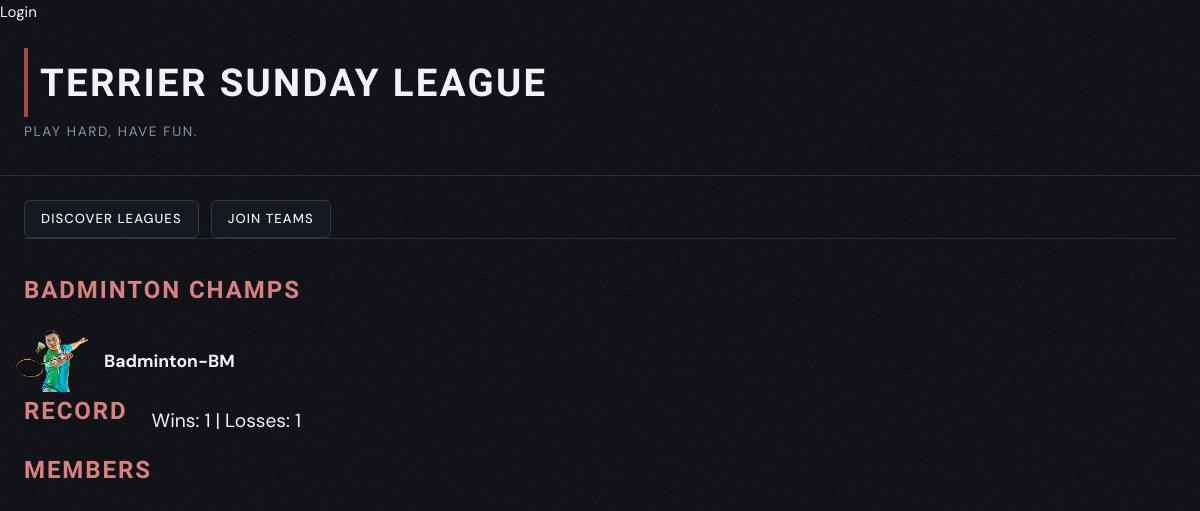
The app's page /sundayleague/team/6 with its own data.
### SundayLeague/models.py (models this page shows, shortened)
class Team(models.Model):
  team_admin = models.ForeignKey(User, on_delete=models.CASCADE) # Controls team settings and can add new members
  name = models.TextField()
  league = models.ForeignKey(League, on_delete=models.CASCADE)
  picture = models.ImageField(default=None, blank=True, null=True)
  def getTeamMembers(self):
    members = TeamMember.objects.filter(team=self)
    return members
  def getImageUrl(self):
    if self.picture:
      return self.picture.url
    else:
      return ''
  def getWinLosses(self):
    """Takes the list of dictinaries for w/l and grabs the one which belongs to the team calling it"""
    wl_dic_list = self.league.getLeaderboard()
    for item in wl_dic_list:
      if item['team'] == self.name:
        return item
    return {"team": self.name, "wins":0, "losses": 0}

class League(models.Model):
  league_admin = models.ForeignKey(User, on_delete=models.CASCADE) # Controls league settings and can admit teams
  sport_type = models.CharField(blank=False)
  is_active = models.BooleanField(default=True)
  league_name = models.TextField(blank=False, default='Unnamed League')
  season_start = models.DateField()
  season_end = models.DateField()
  level = models.CharField(blank=False)
  def __str__(self):
    return ''+self.league_name + '-' +self.sport_type
  def getGames(self):
    games = Game.objects.filter(league=self).order_by('time')
    return games
  def getTeams(self):
    teams = Team.objects.filter(league=self)
    return teams
  def getLeaderboard(self):
    teams = self.getTeams()
    wins = {}
    losses = {}
    for team in teams:
        wins[team.name] = 0
        losses[team.name] = 0
    games = self.getGames()
    for game in games:
        if game.winner is not None:
            if game.team1 != game.winner:
                losses[game.team1.name] += 1
                wins[game.team2.name] += 1
            else:
                losses[game.team2.name] += 1
                wins[game.team1.name] += 1
    return [
      {
          "team": team.name,
          "wins": wins[team.name],
          "losses": losses[team.name],
          "pk": team.pk
      }
      for team in teams
    ]

### SundayLeague/views.py (the view)
# urls.py: path('team/<int:pk>', TeamDetail.as_view(), name='detail_team'),
class TeamDetail(DetailView):
  model=Team
  template_name='SundayLeague/detail_team.html'
  context_object_name='team'
  """
  1.Add some logic in models.py to Team to get every TeamMember object associated with a team.
  2. Then we call that function inside the html and for loop thru it

  3. Calculate the team's win/losses through looking at game objects where two teams verse each other. Look at the winner attribute. If they won +1 win, else +1 loss
  """
  def get_context_data(self, **kwargs):
    context = super().get_context_data(**kwargs)
    team = self.object  # already fetched by DetailView
    context["members"] = team.getTeamMembers()
    context["record"] = team.getWinLosses()
    return context

### SundayLeague/templates/SundayLeague/detail_team.html (shortened to what this page needs)
{% extends 'SundayLeague/base.html' %}
{% block content %}
  {% if team %}
      <h2>{{team.name}}</h2>
    <div class="game-card-header">
      {% if team.picture %}
        <img src="{{team.getImageUrl}}" class="team-banner">
      {% else %}
        <p>No picture found. Generate placeholder</p>
      {% endif %}
      <h3>{{team.league}}</h3>
    </div>
  {% endif %}
  <div class="game-card-header">
  <h2>Record</h2>
  {% if record %}
    <p class="bold">Wins: {{record.wins}} | Losses: {{record.losses}} </p>
  {% endif %}
  </div>
  <h2>Members</h2>
{% endblock %}

### static/sundayleague.css (style rules this page uses)
:root { --bg-base: #0d0f14; --bg-surface: #15181f; --bg-card: #1c2030; --border-subtle: #2a2f3d; --border-card: #323748; --accent-green: #AA4545; --accent-amber: #DB8080; --accent-sky: #3ab8f5; --text-primary: #f0f2f8; --text-secondary: #8b93a8; --text-secondary-light: #f0f2f8; --text-dim: #555d72; --card-shadow: 0 4px 24px rgba(0,0,0,0.45); --glow-green: 0 0 12px rgba(57,232,122,0.25); --glow-amber: 0 0 12px rgba(245,166,35,0.22); }
*, *::before, *::after { box-sizing: border-box; margin: 0; padding: 0; }
h2 { font-family: 'Barlow Condensed', sans-serif; font-size: 1.5rem; font-weight: 600; letter-spacing: 0.08em; text-transform: uppercase; color: var(--accent-amber); margin: 0 1.5rem 1.25rem; }
.game-card-header { display: flex; flex-direction: row; align-items: center; }
.team-banner { width: 4.5rem; height: auto; margin-left: 1rem; margin-right: 1rem; }
.bold { font-size: 1.2rem; }

### records on screen
Team: name "BADMINTON CHAMPS", getImageUrl (picture), league "Badminton-BM"

### other values on screen
{{ record.wins }} "1"
{{ record.losses }} "1"
